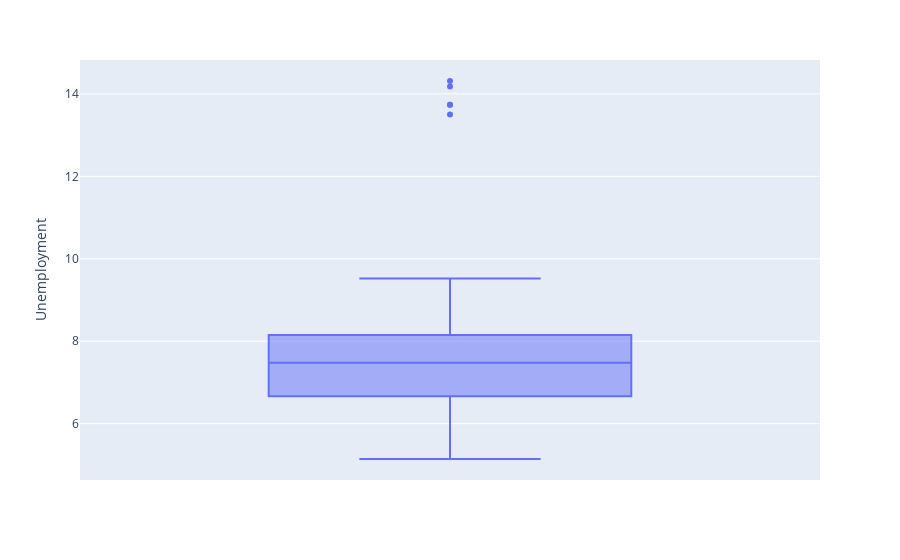

The cell this chart's notebook holds for it:
### Markdown cell above
From our describe we can notice that Unemployement seems to have outliers, let's visualise that feature to be sure!

### Code cell
fig = px.box(data, y="Unemployment")
fig.show()

### Figure 1 — Plotly figure (JSON) as saved in the notebook; plotly's stock layout.template omitted (floating-point values rounded to 4 significant figures; data arrays with more than 128 entries replaced by an {"elided": "..."} marker saying what was removed)
{"data": [{"alignmentgroup": "True", "hovertemplate": "Unemployment=%{y}<extra></extra>", "legendgroup": "", "marker": {"color": "#636efa"}, "name": "", "notched": false, "offsetgroup": "", "orientation": "v", "showlegend": false, "type": "box", "x0": " ", "xaxis": "x", "y": {"elided": "136 float values"}, "y0": " ", "yaxis": "y"}], "layout": {"boxmode": "group", "legend": {"tracegroupgap": 0}, "margin": {"t": 60}, "xaxis": {"anchor": "y", "domain": [0, 1]}, "yaxis": {"anchor": "x", "domain": [0, 1], "title": {"text": "Unemployment"}}}}
